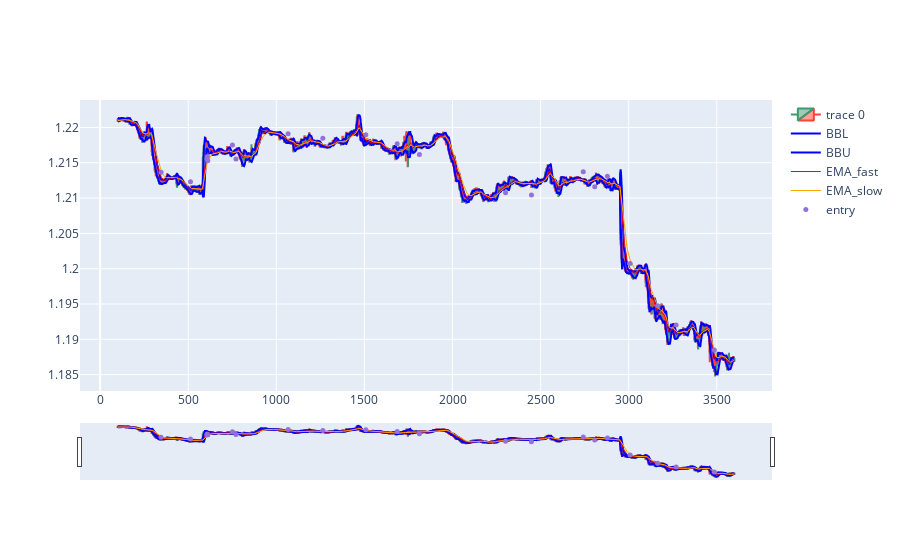

Write notebook code for a chart like this one.
### Code cell
import plotly.graph_objects as go
from plotly.subplots import make_subplots
from datetime import datetime
st=100
dfpl = df[st:st+3500]
#dfpl.reset_index(inplace=True)
fig = go.Figure(data=[go.Candlestick(x=dfpl.index,
                open=dfpl['Open'],
                high=dfpl['High'],
                low=dfpl['Low'],
                close=dfpl['Close']),

                go.Scatter(x=dfpl.index, y=dfpl['BBL_15_1.5'], 
                           line=dict(color='blue', width=2), 
                           name="BBL"),
                go.Scatter(x=dfpl.index, y=dfpl['BBU_15_1.5'], 
                           line=dict(color='blue', width=2), 
                           name="BBU"),
                go.Scatter(x=dfpl.index, y=dfpl['EMA_fast'], 
                           line=dict(color='red', width=1), 
                           name="EMA_fast"),
                go.Scatter(x=dfpl.index, y=dfpl['EMA_slow'], 
                           line=dict(color='orange', width=1), 
                           name="EMA_slow")])

fig.add_scatter(x=dfpl.index, y=dfpl['pointpos'], mode="markers",
                marker=dict(size=5, color="MediumPurple"),
                name="entry")
fig.update_layout(height=600)
fig.show()

### Figure 1 — Plotly figure (JSON) as saved in the notebook; plotly's stock layout.template omitted (floating-point values rounded to 4 significant figures; data arrays with more than 128 entries replaced by an {"elided": "..."} marker saying what was removed)
{"data": [{"close": {"elided": "3500 float values"}, "high": {"elided": "3500 float values"}, "low": {"elided": "3500 float values"}, "open": {"elided": "3500 float values"}, "type": "candlestick", "x": {"elided": "3500 int values"}}, {"line": {"color": "blue", "width": 2}, "name": "BBL", "type": "scatter", "x": {"elided": "3500 int values"}, "y": {"elided": "3500 float values"}}, {"line": {"color": "blue", "width": 2}, "name": "BBU", "type": "scatter", "x": {"elided": "3500 int values"}, "y": {"elided": "3500 float values"}}, {"line": {"color": "red", "width": 1}, "name": "EMA_fast", "type": "scatter", "x": {"elided": "3500 int values"}, "y": {"elided": "3500 float values"}}, {"line": {"color": "orange", "width": 1}, "name": "EMA_slow", "type": "scatter", "x": {"elided": "3500 int values"}, "y": {"elided": "3500 float values"}}, {"marker": {"color": "MediumPurple", "size": 5}, "mode": "markers", "name": "entry", "type": "scatter", "x": {"elided": "3500 int values"}, "y": {"elided": "3500 float values"}}], "layout": {"autosize": true, "xaxis": {"autorange": true, "range": [-105.3, 3804.0], "rangeslider": {"autorange": true, "range": [-105.3, 3804.0], "yaxis": {"_template": null, "rangemode": "match"}}, "type": "linear"}, "yaxis": {"autorange": true, "range": [1.183, 1.224], "type": "linear"}}}
